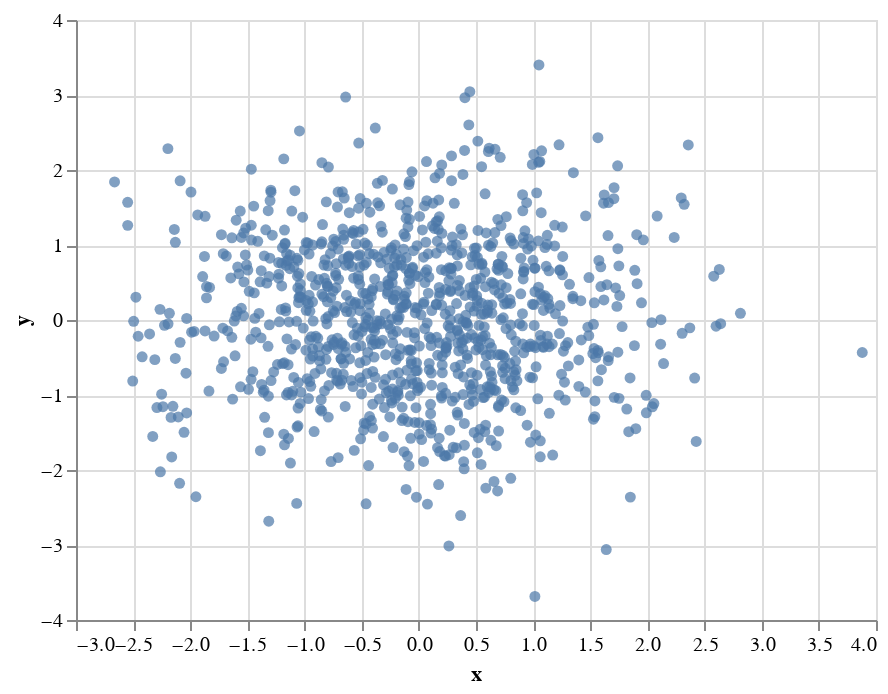

Here is the notebook cell this chart was saved with:
### Code cell
import altair as alt

alt.Chart(df).encode(x='x', y='y').mark_circle()

### Figure 1 — Vega-Lite specification as saved in the notebook (floating-point values rounded to 4 significant figures; data arrays with more than 128 entries replaced by an {"elided": "..."} marker saying what was removed)
{"config": {"view": {"continuousWidth": 400, "continuousHeight": 300}}, "data": {"name": "data-ba32b7cd4cff399a847bad5689ed75aa"}, "mark": "circle", "encoding": {"x": {"type": "quantitative", "field": "x"}, "y": {"type": "quantitative", "field": "y"}}, "$schema": "https://vega.github.io/schema/vega-lite/v4.0.2.json", "datasets": {"data-ba32b7cd4cff399a847bad5689ed75aa": {"elided": "1000 records"}}}
